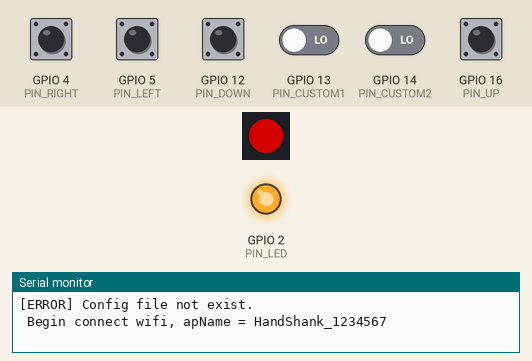
This sketch was run on a simulated ESP8266 (NodeMCU). Shown: 1 RGB LEDs in strip order, left to right, output pins drawn as LEDs (lit = HIGH), the last lines printed to the serial monitor. The inputs (shaded band) are chosen by the test bench; at power-on: GPIO 4 (PIN_RIGHT), GPIO 5 (PIN_LEFT), GPIO 12 (PIN_DOWN), GPIO 16 (PIN_UP) HIGH, GPIO 13 (PIN_CUSTOM1), GPIO 14 (PIN_CUSTOM2) LOW. Dim RGB values are drawn brighter than linear; WiFi joins after 1.5 s; servers stay silent unless stated; storage starts empty. At 3.1 s the program restarts the board; the recording ends there.

Above: at 0.1 s.
At 1.6 s:
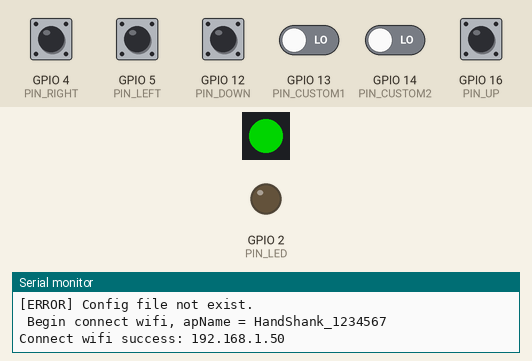
Timing chart, 0 to 3.1 s (numbered marks = the images above):
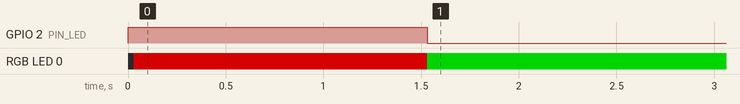

The sketch:

easy_hand_shank.ino
```cpp
#include "config.h"
#include <WiFiManager.h>
#include <WiFiClient.h>
#include <WiFiUdp.h>
#include <Ticker.h>
#include <Adafruit_NeoPixel.h>
#include <Bounce2.h>
#include <ArduinoJson.h>


//---------------------------------------------------------------------------------------------------------------------
//断网定时器，setup和loop中多久没连上时间没连上网络则重启
Ticker timer;

//实例化WiFiUDP对象
WiFiUDP Udp;

WiFiManager wifiManager;

// loop过程中检测到wifi断开连接，则复位此标志位
bool isWiFiConnected = false;

//(灯总数,使用引脚,WS2812B一般都是800这个参数不用动)
Adafruit_NeoPixel WS2812B(1, PIN_2812, NEO_GRB + NEO_KHZ800);

unsigned char c1Old = 135; //上下舵机，0抬起，135放下。归0用135
unsigned char c2Old = 10;  //新版70归0，旧版10归0。左右夹紧舵机归0阶段发10度认为加紧，装上夹子后发0认为夹紧，预留10度给装配冗余。

Bounce2::Button CUSTOM1 = Bounce2::Button();
Bounce2::Button CUSTOM2 = Bounce2::Button();

// mqtt参数结构体定义及其变量定义
struct MqttConfig {
  char mqttServer[32];
  char mqttPort[6];
  char mqttUser[32];
  char mqttPass[32];
  char mqttSubTopic[32];
};

struct MqttConfig config = {
  "",
  "1883",
  "",
  "",
  "z2m"
};

//---------------------------------------------------------------------------------------------------------------------
/**
 * @description: 从文件系统中读取mqtt的配置参数
 */
void getMqttConfig() {
#define READ_STR_CONFIG_FROM_JSON(name) \
  if (strlen(doc[#name])) \
  strlcpy(config.name, doc[#name], sizeof(config.name))

#define READ_INT_CONFIG_FROM_JSON(name) \
  if (doc[#name]) \
  config.name = doc[#name]

  LOGD("\n");

  StaticJsonDocument<512> doc;

  if (!SPIFFS.begin()) {
    LOGD("[ERROR] Mount spiffs failed.");
    return;
  }

  File f = SPIFFS.open("/mqtt.json", "r");
  if (!f) {
    LOGD("[ERROR] Config file not exist.");
    SPIFFS.end();
    return;
  }

  DeserializationError error = deserializeJson(doc, f);
  if (error) {
    LOGD("[ERROR] Failed to read file, using default configuration.");
    SPIFFS.end();
    return;
  }

  READ_STR_CONFIG_FROM_JSON(mqttServer);
  serializeJson(doc, *DBGCOM);
  SPIFFS.end();
}


/**
 * @description: 配置灯的颜色
 * @param color：LedColor
 */
void ledShowColor(LedColor color) {
  switch (color) {
    case LedColorRed:
      singleLedColor(0, 255, 0, 0);
      break;

    case LedColorGreen:
      singleLedColor(0, 0, 255, 0);
      break;

    case LedColorBlue:
      singleLedColor(0, 0, 0, 255);
      break;

    case LedColorBlack:
      singleLedColor(0, 0, 0, 0);
      break;

    case LedColorOff:
      WS2812B.clear();
      WS2812B.show();
      break;

    default:
      break;
  }
}

/**
 * @description: 设置灯带中某一个灯的颜色
 * @param index：灯的下标，从0开始
 * @param R：红 0~255
 * @param G：绿 0~255
 * @param B：蓝 0~255
 */
void singleLedColor(int index, int R, int G, int B) {
  WS2812B.setPixelColor(index, (((R & 0xffffff) << 16) | ((G & 0xffffff) << 8) | B));
  WS2812B.show();
}

/**
 * @description: 复位8266模组
 */
void resetESP8266() {
  ESP.reset();
}

/**
 * @description：检查网络状态，断网亮红灯，重新联网亮绿灯
 */
bool checkNetwork() {
  if (WiFi.status() != WL_CONNECTED) {
    //通过标志位，loop期间断网不要重复设置灯红色，只要设置一次即可，网络恢复同理也不要灭灯多次
    if (isWiFiConnected) {
      isWiFiConnected = false;
      digitalWrite(PIN_LED, HIGH);
      ledShowColor(LedColorRed);
      LOGD("[ERROR] Wifi disconnect");
      //开启定时器，10分钟内没连网成功则重启
      timer.once(60 * 10, resetESP8266);
    }
  } else {
    if (!isWiFiConnected) {
      digitalWrite(PIN_LED, LOW);
      ledShowColor(LedColorGreen);
      LOGD("Wifi connect");
      timer.detach();
    }
    isWiFiConnected = true;
  }

  return isWiFiConnected;
}

/**
 * @description: PB4按键中断处理函数
 */
ICACHE_RAM_ATTR void c1BtnHandler() {
  static bool c1Press = false;
  c1Press = !c1Press;
  c1Old = c1Press ? 0 : 120;
}

/**
 * @description: PB4按键中断处理函数
 */
ICACHE_RAM_ATTR void c2BtnHandler() {
  static bool c2Press = false;
  c2Press = !c2Press;
  c2Old = c2Press ? 10 : 70;
}

void connectToWiFi() {
  wifiManager.setConnectTimeout(5);

  //从文件系统中读取mqtt的配置参数，以便带到web配网界面中显示
  getMqttConfig();
  WiFiManagerParameter custom_mqtt_server("server", "手柄热点名称（选填）", config.mqttServer, sizeof(config.mqttServer));
  //wifiManager.setSaveConfigCallback(saveConfigCallback); //联网成功之后才会调这个回调，所以没用，直接下面联网成功判断即可
  wifiManager.addParameter(&custom_mqtt_server);

  String apName;
  if (strlen(config.mqttServer) > 0) {
    apName = String(config.mqttServer);
  } else {
    apName = String("HandShank_") + String(ESP.getChipId());
  }
  wifiManager.setHostname(apName);
  LOGD("\n\n Begin connect wifi, apName = %s", apName.c_str());

  //开启定时器，5分钟内没连网成功则重启
  timer.once(60 * 5, resetESP8266);

  //网络设置界面exit会走返回这个false。web界面wifi密码连接错误此方法不会返回，还是重新变回ap
  if (!wifiManager.autoConnect(apName.c_str())) {
    LOGD("[ERROR] Failed to connect, now reset");
    delay(100);
    ESP.reset();
  }

  timer.detach();
  isWiFiConnected = true;
  digitalWrite(PIN_LED, LOW);
  ledShowColor(LedColorGreen);
  LOGD("Connect wifi success: %s", WiFi.localIP().toString().c_str());

  //输入框有值 + 值有改变，才保存，无值也保存没问题，只是会把原来的值赋成空字符串
  if ((strlen(custom_mqtt_server.getValue()) > 0) && (strcmp(custom_mqtt_server.getValue(), config.mqttServer) != 0)) {
    LOGD("Saving config");
    strlcpy(config.mqttServer, custom_mqtt_server.getValue(), sizeof(config.mqttServer));

    DynamicJsonDocument doc(512);
    doc["mqttServer"] = config.mqttServer;

    if (SPIFFS.begin()) {
      File configFile = SPIFFS.open("/mqtt.json", "w");
      if (configFile) {
        serializeJson(doc, *DBGCOM);
        serializeJson(doc, configFile);
        configFile.close();
      } else {
        LOGD("[ERROR] Failed to open config file for writing");
      }
      SPIFFS.end();
    } else {
      LOGD("[ERROR] Mount spiffs failed.");
    }
  }
}


//---------------------------------------------------------------------------------------------------------------------
/**
 * @description: setup
 */
void setup() {
  //配置LED灯，未联网红色、联网绿色、node连进来蓝色
  WS2812B.begin();
  WS2812B.clear();
  WS2812B.setBrightness(130);
  ledShowColor(LedColorRed);

  /*
  引脚配置
  */
  pinMode(PIN_UP, INPUT);
  pinMode(PIN_DOWN, INPUT);
  pinMode(PIN_LEFT, INPUT);
  pinMode(PIN_RIGHT, INPUT);
  pinMode(PIN_CUSTOM1, INPUT);
  pinMode(PIN_CUSTOM2, INPUT);

  pinMode(PIN_LED, OUTPUT);
  digitalWrite(PIN_LED, HIGH);

  //digitalPinToInterrupt IO值大于16不会进中断,arduino的坑要小心换小于16的IO口才有中断
  // attachInterrupt(digitalPinToInterrupt(PIN_CUSTOM1), c1BtnHandler, FALLING);
  // attachInterrupt(digitalPinToInterrupt(PIN_CUSTOM2), c2BtnHandler, FALLING);

  //按键防抖 当长按用
  CUSTOM1.attach(PIN_CUSTOM1, INPUT);
  CUSTOM2.attach(PIN_CUSTOM2, INPUT);
  CUSTOM1.interval(10);
  CUSTOM2.interval(10);
  CUSTOM1.setPressedState(LOW);
  CUSTOM2.setPressedState(LOW);

#if (DEBUG)
  DBGCOM->begin(115200);
#endif

  /*
  上次如果有配置过wifi账号密码，启动后autoConnect如果连接不成功会等待10s，10s内把路由那边的wifi密码开起来还能连上不会自动变AP，
  不设这个超时连接失败是立刻变AP
  */
  connectToWiFi();
}

/**
 * @description: loop
 */
void loop() {

  if (!checkNetwork()) {
    return;
  }

  //测试中有发现，重新配网连接成功后第1次loop有概率走下面那个长按的分支，所以加个计数器规避此种情况
  static unsigned long loopCnt = 0;
  loopCnt++;

  //读取6个按键状态，默认高电平，按下低电平
  unsigned char buf[20] = { 0 };
  int up = digitalRead(PIN_UP);
  int down = digitalRead(PIN_DOWN);
  int left = digitalRead(PIN_LEFT);
  int right = digitalRead(PIN_RIGHT);

  //以下的 100 的值待与小车调试之后再调整，暂定100
  if ((up == 0) && (down == 1)) {
    buf[1] = -100;
  } else if ((down == 0) && (up == 1)) {
    buf[1] = 100;
  }

  if ((left == 0) && (right == 1)) {
    buf[2] = 100;
  } else if ((right == 0) && (left == 1)) {
    buf[2] = -100;
  }

  //舵机对应的 custom1 custom2 对应 buf[4] buf[5] 先不调试，先调前进后退和转弯
  CUSTOM1.update();
  CUSTOM2.update();
  if (CUSTOM1.pressed()) {
    c1Old = (c1Old == 0) ? 135 : 0;
  }
  if (CUSTOM2.pressed()) {
    c2Old = (c2Old == 0) ? 80 : 0;
  }
  buf[4] = c1Old;
  buf[5] = c2Old;

  //双键长按3s清除wifi配置并重启
  bool c1Value = CUSTOM1.read();
  unsigned long c1Duration = CUSTOM1.duration();
  bool c2Value = CUSTOM2.read();
  unsigned long c2Duration = CUSTOM2.duration();
  if (!c1Value && !c2Value && (c1Duration >= 3000) && (c2Duration >= 3000) && (loopCnt > 5)) {
    LOGD("--- Long Press to Erase Settings loopCnt = %ld ---", loopCnt);
    wifiManager.resetSettings();
    delay(50);
    resetESP8266();
  }

  //UDP发送，这里的IP注意如果是与小车连，和贤镇确认下小车是不是这个IP；如果是与PC的udp调试工具连，那么是填写PC的WIFI的IP
  Udp.beginPacket("192.168.4.1", 9090);
  Udp.write(buf, sizeof(buf));
  Udp.endPacket();

  //这里延时将来改成30，调试先用1000
  delay(30);
}
```

config.h
```cpp
#ifndef _CONFIG_H_
#define _CONFIG_H_

#define DEBUG       1
#define PIN_LED     2  //板载LED
#define PIN_UP      16
#define PIN_DOWN    12
#define PIN_LEFT    5
#define PIN_RIGHT   4
#define PIN_CUSTOM1 13
#define PIN_CUSTOM2 14
#define PIN_2812    0

//灯颜色枚举
enum LedColor
{
    LedColorRed = 0,
    LedColorGreen = 1,
    LedColorBlue = 2,
    LedColorBlack = 3,
    LedColorOff = 4
};

// Debug串口0，打印调试日志
#if (DEBUG)
HardwareSerial *DBGCOM = &Serial;
#define LOGD(...)                \
  do                             \
  {                              \
    DBGCOM->printf(__VA_ARGS__); \
    DBGCOM->println();           \
  } while (0)
#else
#define LOGD(...)
#endif

#endif
```

Measured:
- by itself, RGB LED 0: off → RGB(130, 0, 0) at 0.03 s, → RGB(0, 130, 0) 1.5 s later
